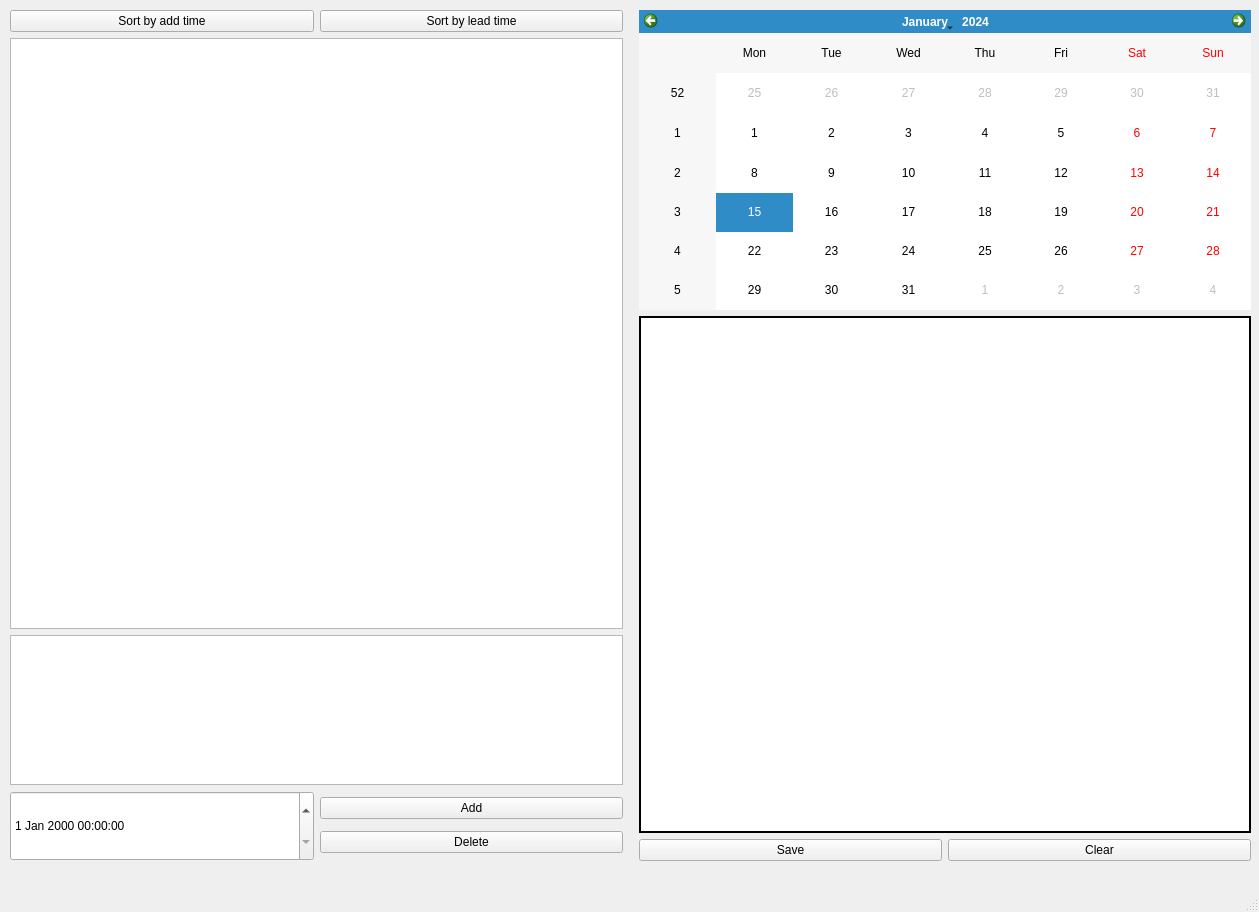
<?xml version="1.0" encoding="UTF-8"?>
<ui version="4.0">
 <class>MainWindow</class>
 <widget class="QMainWindow" name="MainWindow">
  <property name="geometry">
   <rect>
    <x>0</x>
    <y>0</y>
    <width>1259</width>
    <height>912</height>
   </rect>
  </property>
  <property name="acceptDrops">
   <bool>true</bool>
  </property>
  <property name="windowTitle">
   <string>Diary</string>
  </property>
  <widget class="QWidget" name="centralwidget">
   <widget class="QWidget" name="horizontalLayoutWidget">
    <property name="geometry">
     <rect>
      <x>10</x>
      <y>10</y>
      <width>1241</width>
      <height>851</height>
     </rect>
    </property>
    <layout class="QHBoxLayout" name="horizontalLayout_3">
     <item>
      <layout class="QVBoxLayout" name="verticalLayout">
       <item>
        <layout class="QHBoxLayout" name="horizontalLayout_5">
         <item>
          <widget class="QPushButton" name="pushButton_addtime">
           <property name="text">
            <string>Sort by add time</string>
           </property>
          </widget>
         </item>
         <item>
          <widget class="QPushButton" name="pushButton_leadtime">
           <property name="text">
            <string>Sort by lead time</string>
           </property>
          </widget>
         </item>
        </layout>
       </item>
       <item>
        <widget class="QListWidget" name="listWidget">
         <property name="minimumSize">
          <size>
           <width>0</width>
           <height>400</height>
          </size>
         </property>
         <property name="movement">
          <enum>QListView::Static</enum>
         </property>
        </widget>
       </item>
       <item>
        <widget class="QTextBrowser" name="textBrowser_2">
         <property name="maximumSize">
          <size>
           <width>16777215</width>
           <height>150</height>
          </size>
         </property>
         <property name="readOnly">
          <bool>false</bool>
         </property>
        </widget>
       </item>
       <item>
        <layout class="QHBoxLayout" name="horizontalLayout_4">
         <item>
          <widget class="QDateTimeEdit" name="dateTimeEdit">
           <property name="minimumSize">
            <size>
             <width>0</width>
             <height>70</height>
            </size>
           </property>
          </widget>
         </item>
         <item>
          <layout class="QVBoxLayout" name="verticalLayout_3">
           <item>
            <widget class="QPushButton" name="pushButton_add">
             <property name="text">
              <string>Add</string>
             </property>
            </widget>
           </item>
           <item>
            <widget class="QPushButton" name="pushButton_delete">
             <property name="text">
              <string>Delete</string>
             </property>
            </widget>
           </item>
          </layout>
         </item>
        </layout>
       </item>
       <item>
        <layout class="QHBoxLayout" name="horizontalLayout_2"/>
       </item>
      </layout>
     </item>
     <item>
      <spacer name="horizontalSpacer">
       <property name="orientation">
        <enum>Qt::Vertical</enum>
       </property>
       <property name="sizeHint" stdset="0">
        <size>
         <width>10</width>
         <height>40</height>
        </size>
       </property>
      </spacer>
     </item>
     <item>
      <layout class="QVBoxLayout" name="verticalLayout_2">
       <item>
        <widget class="QCalendarWidget" name="calendarWidget">
         <property name="enabled">
          <bool>true</bool>
         </property>
         <property name="maximumSize">
          <size>
           <width>1000</width>
           <height>300</height>
          </size>
         </property>
         <property name="firstDayOfWeek">
          <enum>Qt::Monday</enum>
         </property>
        </widget>
       </item>
       <item>
        <widget class="QTextBrowser" name="textBrowser">
         <property name="frameShape">
          <enum>QFrame::WinPanel</enum>
         </property>
         <property name="frameShadow">
          <enum>QFrame::Plain</enum>
         </property>
         <property name="lineWidth">
          <number>1</number>
         </property>
         <property name="midLineWidth">
          <number>0</number>
         </property>
         <property name="documentTitle">
          <string/>
         </property>
         <property name="readOnly">
          <bool>false</bool>
         </property>
        </widget>
       </item>
       <item>
        <layout class="QHBoxLayout" name="horizontalLayout">
         <item>
          <widget class="QPushButton" name="pushButton_save">
           <property name="text">
            <string>Save</string>
           </property>
          </widget>
         </item>
         <item>
          <widget class="QPushButton" name="pushButton_clear">
           <property name="text">
            <string>Clear</string>
           </property>
          </widget>
         </item>
        </layout>
       </item>
      </layout>
     </item>
    </layout>
   </widget>
  </widget>
  <widget class="QMenuBar" name="menubar">
   <property name="geometry">
    <rect>
     <x>0</x>
     <y>0</y>
     <width>1259</width>
     <height>22</height>
    </rect>
   </property>
  </widget>
  <widget class="QStatusBar" name="statusbar"/>
 </widget>
 <resources/>
 <connections/>
</ui>
